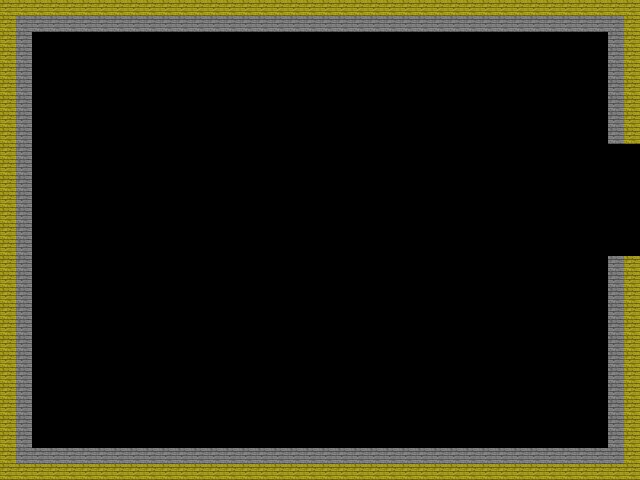

This game map was drawn from its Tiled (.tmx) file and the tilesets committed beside it. A one-line description and the trimmed map source follow:
An orthogonal 40x30 tile map with 16x16 px tiles, 1 tile layer (Tile Layer 1) and 72 objects (2x Platform_42_path, 2x Platform_42_spawn, Platform_1_path, Platform_2_path, Platform_1_spawn, ...).

<map version="1.2" tiledversion="1.2.3" orientation="orthogonal" renderorder="right-down" width="40" height="30" tilewidth="16" tileheight="16" infinite="0" nextlayerid="5" nextobjectid="143">
 <tileset firstgid="1" source="mc_sprites.tsx" />
 <layer id="2" name="Tile Layer 1" width="40" height="30">
  <data>[1200 cells, 250 non-empty, 2 distinct tile ids]</data>
 </layer>
 <objectgroup id="4" name="Object Layer 1">
  <object id="58" name="Platform_1_path" x="64" y="128" width="64" height="48" />
  <object id="60" name="Platform_2_path" x="48" y="144" width="16" height="80" />
  <object id="61" name="Platform_1_spawn" gid="738" x="64" y="144" width="64" height="16" />
  <object id="62" name="Platform_2_spawn" gid="738" x="48" y="192" width="16" height="48" />
  <object id="64" name="Platform_3_path" x="64" y="192" width="64" height="48" />
  <object id="65" name="Platform_3_spawn" gid="738" x="64" y="208" width="64" height="16" />
  <object id="66" name="Platform_4_path" x="112" y="160" width="16" height="64" />
  <object id="67" name="Platform_4_spawn" gid="738" x="112" y="192" width="16" height="32" />
  <object id="68" name="Platform_5_path" x="96" y="160" width="16" height="48" />
  <object id="69" name="Platform_5_spawn" gid="738" x="96" y="176" width="16" height="16" />
  <object id="70" name="Platform_10_path" x="160" y="144" width="16" height="96" />
  <object id="71" name="Platform_10_spawn" gid="738" x="160" y="208" width="16" height="64" />
  <object id="72" name="Platform_11_path" x="224" y="144" width="16" height="96" />
  <object id="73" name="Platform_11_spawn" gid="738" x="224" y="208" width="16" height="64" />
  <object id="74" name="Platform_12_path" x="176" y="128" width="48" height="48" />
  <object id="75" name="Platform_12_spawn" gid="738" x="176" y="144" width="48" height="16" />
  <object id="76" name="Platform_13_path" x="176" y="160" width="48" height="48" />
  <object id="77" name="Platform_13_spawn" gid="738" x="176" y="176" width="48" height="16" />
  <object id="83" name="Platform_20_path" x="272" y="128" width="16" height="112" />
  <object id="84" name="Platform_20_spawn" gid="738" x="272" y="208" width="16" height="80" />
  <object id="85" name="Platform_21_path" x="336" y="128" width="16" height="112" />
  <object id="86" name="Platform_21_spawn" gid="738" x="336" y="208" width="16" height="80" />
  <object id="87" name="Platform_22_path" x="288" y="144" width="16" height="48" />
  <object id="88" name="Platform_22_spawn" gid="738" x="288" y="160" width="16" height="16" />
  <object id="89" name="Platform_23_path" x="304" y="160" width="16" height="48" />
  <object id="90" name="Platform_23_spawn" gid="738" x="304" y="176" width="16" height="16" />
  <object id="93" name="Platform_24_path" x="320" y="144" width="16" height="48" />
  <object id="94" name="Platform_24_spawn" gid="738" x="320" y="160" width="16" height="16" />
  <object id="95" name="Platform_30_path" x="384" y="128" width="16" height="112" />
  <object id="96" name="Platform_30_spawn" gid="738" x="384" y="208" width="16" height="80" />
  <object id="97" name="Platform_31_path" x="400" y="128" width="48" height="48" />
  <object id="98" name="Platform_31_spawn" gid="738" x="400" y="144" width="48" height="16" />
  <object id="99" name="Platform_32_path" x="400" y="160" width="32" height="48" />
  <object id="100" name="Platform_32_spawn" gid="738" x="400" y="176" width="32" height="16" />
  <object id="103" name="Platform_33_path" x="400" y="192" width="48" height="48" />
  <object id="104" name="Platform_33_spawn" gid="738" x="400" y="208" width="48" height="16" />
  <object id="105" name="Platform_40_path" x="160" y="272" width="16" height="80" />
  <object id="106" name="Platform_40_spawn" gid="738" x="160" y="320" width="16" height="48" />
  <object id="107" name="Platform_41_path" x="224" y="272" width="16" height="80" />
  <object id="108" name="Platform_41_spawn" gid="738" x="224" y="320" width="16" height="48" />
  <object id="109" name="Platform_42_path" x="176" y="256" width="48" height="48" />
  <object id="110" name="Platform_42_spawn" gid="738" x="176" y="272" width="48" height="16" />
  <object id="111" name="Platform_42_path" x="176" y="320" width="48" height="48" />
  <object id="112" name="Platform_42_spawn" gid="738" x="176" y="336" width="48" height="16" />
  <object id="115" name="Platform_50_path" x="272" y="256" width="16" height="80" />
  <object id="116" name="Platform_50_spawn" gid="738" x="272" y="304" width="16" height="48" />
  <object id="117" name="Platform_51_path" x="336" y="256" width="16" height="80" />
  <object id="118" name="Platform_51_spawn" gid="738" x="336" y="304" width="16" height="48" />
  <object id="119" name="Platform_52_path" x="288" y="304" width="16" height="48" />
  <object id="120" name="Platform_52_spawn" gid="738" x="288" y="320" width="16" height="16" />
  <object id="121" name="Platform_53_path" x="304" y="320" width="16" height="48" />
  <object id="122" name="Platform_53_spawn" gid="738" x="304" y="336" width="16" height="16" />
  <object id="123" name="Platform_54_path" x="320" y="304" width="16" height="48" />
  <object id="124" name="Platform_54_spawn" gid="738" x="320" y="320" width="16" height="16" />
  <object id="125" name="Platform_60_path" x="384" y="256" width="16" height="112" />
  <object id="126" name="Platform_60_spawn" gid="738" x="384" y="336" width="16" height="80" />
  <object id="127" name="Platform_61_path" x="400" y="256" width="48" height="48" />
  <object id="128" name="Platform_61_spawn" gid="738" x="400" y="272" width="48" height="16" />
  <object id="129" name="Platform_62_path" x="400" y="288" width="32" height="48" />
  <object id="130" name="Platform_62_spawn" gid="738" x="400" y="304" width="32" height="16" />
  <object id="131" name="Platform_63_path" x="400" y="320" width="48" height="48" />
  <object id="132" name="Platform_63_spawn" gid="738" x="400" y="336" width="48" height="16" />
  <object id="133" name="Platform_70_path" x="464" y="256" width="16" height="112" />
  <object id="134" name="Platform_70_spawn" gid="738" x="464" y="336" width="16" height="80" />
  <object id="135" name="Platform_71_path" x="480" y="256" width="48" height="48" />
  <object id="136" name="Platform_71_spawn" gid="738" x="480" y="272" width="48" height="16" />
  <object id="137" name="Platform_72_path" x="480" y="288" width="48" height="48" />
  <object id="138" name="Platform_72_spawn" gid="738" x="480" y="304" width="48" height="16" />
  <object id="139" name="Platform_74_path" x="528" y="304" width="16" height="64" />
  <object id="140" name="Platform_74_spawn" gid="738" x="528" y="336" width="16" height="32" />
  <object id="141" name="Platform_73_path" x="528" y="272" width="16" height="48" />
  <object id="142" name="Platform_73_spawn" gid="738" x="528" y="288" width="16" height="16" />
 </objectgroup>
</map>
